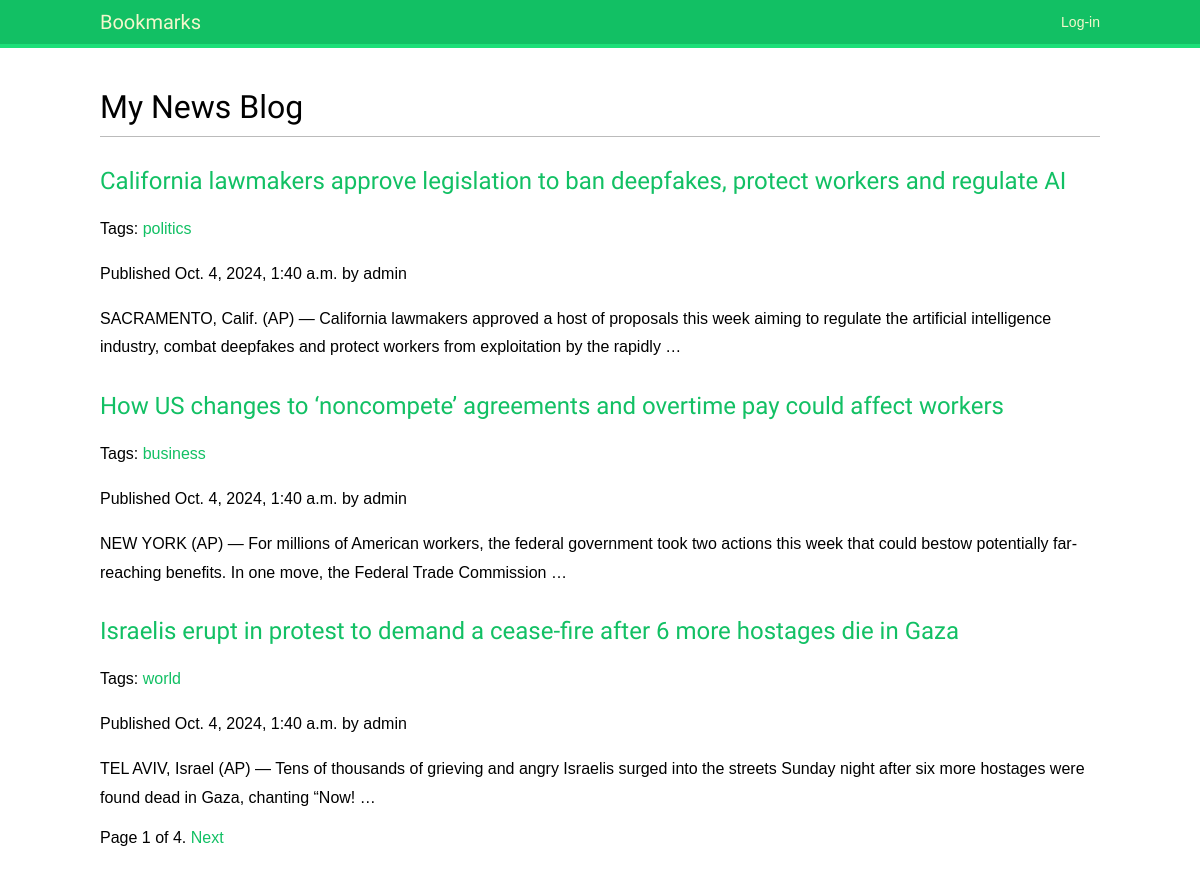
Screenshot of /blog/ with the database file from the repository.
### blog/models.py (models this page shows, shortened)
class Post(models.Model):
    class Status(models.TextChoices):
        DRAFT = "DF", "Draft"
        PUBLISHED = "PB", "Published"
    title = models.CharField(max_length=250)
    slug = models.SlugField(max_length=250, unique_for_date="publish")
    author = models.ForeignKey(
        settings.AUTH_USER_MODEL,
        on_delete=models.CASCADE,
        related_name="blog_posts",  # user.blog_posts
    )
    body = models.TextField()
    publish = models.DateTimeField(default=timezone.now)
    created = models.DateTimeField(auto_now_add=True)
    updated = models.DateTimeField(auto_now=True)
    status = models.CharField(max_length=2, choices=Status, default=Status.DRAFT)
    objects = models.Manager()  # The default manager.
    published = PublishedManager()  # Our custom manager.
    class Meta:
        ordering = ["-publish"]
        indexes = [
            models.Index(fields=["-publish"]),
        ]
    def get_absolute_url(self):
        return reverse(
            "blog:post_detail",
            args=[self.publish.year, self.publish.month, self.publish.day, self.slug],
        )
    tags = TaggableManager()

### blog/views.py (the view)
# urls.py: path("", views.post_list, name="post_list"),
def post_list(request, tag_slug=None):
    post_list = Post.published.all()
    tag = None
    if tag_slug:
        tag = get_object_or_404(Tag, slug=tag_slug)
        post_list = post_list.filter(tags__in=[tag])
    paginator = Paginator(post_list, 3)
    page_number = request.GET.get("page", 1)
    try:
        posts = paginator.page(page_number)
    except PageNotAnInteger:
        posts = paginator.page(1)
    except EmptyPage:
        posts = paginator.page(paginator.num_pages)
    return render(request, "blog/post/list.html", {"posts": posts, "tag": tag})

### blog/models.py (called while the page is built)
    def get_queryset(self):
        return super().get_queryset().filter(status=Post.Status.PUBLISHED)

### blog/templates/blog/post/list.html (shortened to what this page needs)
{% extends "blog/base.html" %}
{% block content %}
    <h1>My News Blog</h1>
    {% for post in posts %}
        <h2>
        <a href="{{ post.get_absolute_url }}">
            {{ post.title }}
        </a>
        </h2>
        <p class="tags">Tags:
            {% for tag in post.tags.all %}
            <a href="{% url "blog:post_list_by_tag" tag.slug %}">
              {{ tag.name }}
            </a>{% if not forloop.last %}, {% endif %}
            {% endfor %}
        </p>
        <p class="date">
            Published {{ post.publish }} by {{ post.author }}
        </p>
        {{ post.body|truncatewords:30|linebreaks }}
    {% endfor %}
    {% include "pagination.html" with page=posts %}
{% endblock %}

### blog/templates/blog/base.html
{% extends "base.html" %}

### account/templates/base.html (shortened to what this page needs)
{% load static %}
<!DOCTYPE html>
<html>
<head>
  <link href="{% static "css/base.css" %}" rel="stylesheet">
</head>
<body>
  <div id="header">
    <span class="logo">Bookmarks</span>
  <span class="user">
    {% if request.user.is_authenticated %}
    Hello {{ request.user.first_name|default:request.user.username }},
    <form action="{% url "logout" %}" method="post">
      <button type="submit">Logout</button>
      {% csrf_token %}
    </form>
  {% else %}
    <a href="{% url "login" %}">Log-in</a>
  {% endif %}
  </span>
  </div>
  <div id="content">
    {% block content %}
    {% endblock %}
  </div>
</body>
</html>

### blog/templates/pagination.html (shortened to what this page needs)
<div class="pagination">
    <span class="step-links">
      <span class="current">
        Page {{ page.number }} of {{ page.paginator.num_pages }}.
      </span>
      {% if page.has_next %}
        <a href="?page={{ page.next_page_number }}">Next</a>
      {% endif %}
    </span>
</div>

### account/static/css/base.css (style rules this page uses)
body { margin:0; padding:0; font-family:helvetica, sans-serif; }
p { line-height: 1.8; }
a { color:#12c064; text-decoration:none; }
h1, h2, h3, h4, h5 , h6 { font-family: 'Muli', sans-serif; font-weight:normal; }
h1 { border-bottom:1px solid #bbb; padding:0 0 10px 0; margin:10px 0 20px 0; }
h2 { margin:30px 0 20px; }
#header { padding:10px 100px; font-size:14px; background:#12c064; color:#fff; border-bottom:4px solid #1cdf78; overflow:auto; }
#header .logo { font-family: 'Muli', sans-serif; float:left; color:#f3f7cc; font-size:20px; margin-right:10%; }
#header a { color:#f3f7cc; }
#header .user { float:right; padding-top:4px; }
#content { padding:30px 100px; }

### rows the page displays
Post: title "California lawmakers approve legislation to ban deepfakes, protect workers and regulate AI", publish "Oct. 4, 2024, 1:40 a.m.", author "admin", body "SACRAMENTO, Calif. (AP) — California lawmakers approved a host of proposals this week aiming to regulate the artificial intelligence industry, combat deepfakes and protect workers from exploitation by the rapidly …"
Tag: name "politics"
Post: title "How US changes to ‘noncompete’ agreements and overtime pay could affect workers", publish "Oct. 4, 2024, 1:40 a.m.", author "admin", body "NEW YORK (AP) — For millions of American workers, the federal government took two actions this week that could bestow potentially far-reaching benefits. In one move, the Federal Trade Commission …"
Tag: name "business"
Post: title "Israelis erupt in protest to demand a cease-fire after 6 more hostages die in Gaza", publish "Oct. 4, 2024, 1:40 a.m.", author "admin", body "TEL AVIV, Israel (AP) — Tens of thousands of grieving and angry Israelis surged into the streets Sunday night after six more hostages were found dead in Gaza, chanting “Now! …"
Tag: name "world"

### other values shown
{{ page.number }} "1"
{{ page.paginator.num_pages }} "4"
